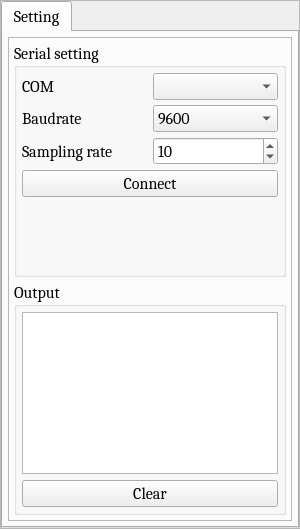
     <widget class="QFrame" name="frame">
      <property name="sizePolicy">
       <sizepolicy hsizetype="Preferred" vsizetype="Preferred">
        <horstretch>0</horstretch>
        <verstretch>0</verstretch>
       </sizepolicy>
      </property>
      <property name="frameShape">
       <enum>QFrame::StyledPanel</enum>
      </property>
      <property name="frameShadow">
       <enum>QFrame::Raised</enum>
      </property>
      <layout class="QHBoxLayout" name="horizontalLayout_2">
       <property name="spacing">
        <number>0</number>
       </property>
       <property name="leftMargin">
        <number>0</number>
       </property>
       <property name="topMargin">
        <number>0</number>
       </property>
       <property name="rightMargin">
        <number>0</number>
       </property>
       <property name="bottomMargin">
        <number>0</number>
       </property>
       <item>
        <widget class="QTabWidget" name="tabWidget">
         <property name="sizePolicy">
          <sizepolicy hsizetype="Preferred" vsizetype="Preferred">
           <horstretch>0</horstretch>
           <verstretch>0</verstretch>
          </sizepolicy>
         </property>
         <property name="font">
          <font>
           <family>Cambria</family>
           <pointsize>12</pointsize>
          </font>
         </property>
         <property name="currentIndex">
          <number>0</number>
         </property>
         <widget class="QWidget" name="tab">
          <attribute name="title">
           <string>Setting</string>
          </attribute>
          <layout class="QVBoxLayout" name="verticalLayout_2">
           <property name="spacing">
            <number>5</number>
           </property>
           <property name="leftMargin">
            <number>5</number>
           </property>
           <property name="topMargin">
            <number>5</number>
           </property>
           <property name="rightMargin">
            <number>5</number>
           </property>
           <property name="bottomMargin">
            <number>5</number>
           </property>
           <item>
            <widget class="QFrame" name="Setting">
             <property name="frameShape">
              <enum>QFrame::StyledPanel</enum>
             </property>
             <property name="frameShadow">
              <enum>QFrame::Raised</enum>
             </property>
             <layout class="QVBoxLayout" name="verticalLayout_3" stretch="1,1">
              <property name="spacing">
               <number>5</number>
              </property>
              <property name="leftMargin">
               <number>5</number>
              </property>
              <property name="topMargin">
               <number>5</number>
              </property>
              <property name="rightMargin">
               <number>5</number>
              </property>
              <property name="bottomMargin">
               <number>5</number>
              </property>
              <item>
               <widget class="QGroupBox" name="SerialSetting">
                <property name="sizePolicy">
                 <sizepolicy hsizetype="Minimum" vsizetype="Minimum">
                  <horstretch>0</horstretch>
                  <verstretch>0</verstretch>
                 </sizepolicy>
                </property>
                <property name="font">
                 <font>
                  <family>Cambria</family>
                  <pointsize>12</pointsize>
                 </font>
                </property>
                <property name="title">
                 <string>Serial setting</string>
                </property>
                <layout class="QGridLayout" name="gridLayout_4" rowstretch="1,0,0,0,0">
                 <property name="leftMargin">
                  <number>5</number>
                 </property>
                 <property name="topMargin">
                  <number>5</number>
                 </property>
                 <property name="rightMargin">
                  <number>5</number>
                 </property>
                 <property name="bottomMargin">
                  <number>5</number>
                 </property>
                 <property name="spacing">
                  <number>5</number>
                 </property>
                 <item row="2" column="0">
                  <widget class="QLabel" name="label_3">
                   <property name="sizePolicy">
                    <sizepolicy hsizetype="Minimum" vsizetype="Minimum">
                     <horstretch>0</horstretch>
                     <verstretch>0</verstretch>
                    </sizepolicy>
                   </property>
                   <property name="minimumSize">
                    <size>
                     <width>4</width>
                     <height>4</height>
                    </size>
                   </property>
                   <property name="font">
                    <font>
                     <family>Cambria</family>
                     <pointsize>12</pointsize>
                    </font>
                   </property>
                   <property name="text">
                    <string>Sampling rate</string>
                   </property>
                  </widget>
                 </item>
                 <item row="0" column="1">
                  <widget class="QComboBox" name="COMComboBox">
                   <property name="font">
                    <font>
                     <family>Cambria</family>
                     <pointsize>12</pointsize>
                    </font>
                   </property>
                  </widget>
                 </item>
                 <item row="0" column="0">
                  <widget class="QLabel" name="label">
                   <property name="font">
                    <font>
                     <family>Cambria</family>
                     <pointsize>12</pointsize>
                    </font>
                   </property>
                   <property name="text">
                    <string>COM</string>
                   </property>
                  </widget>
                 </item>
                 <item row="1" column="1">
                  <widget class="QComboBox" name="BaudrateComboBox">
                   <property name="font">
                    <font>
                     <family>Cambria</family>
                     <pointsize>12</pointsize>
                    </font>
                   </property>
                   <item>
                    <property name="text">
                     <string>9600</string>
                    </property>
                   </item>
                  </widget>
                 </item>
                 <item row="4" column="0" colspan="2">
                  <spacer name="verticalSpacer">
                   <property name="orientation">
                    <enum>Qt::Vertical</enum>
                   </property>
                   <property name="sizeHint" stdset="0">
                    <size>
                     <width>20</width>
                     <height>40</height>
                    </size>
                   </property>
                  </spacer>
                 </item>
                 <item row="2" column="1">
                  <widget class="QSpinBox" name="samplingRateSpinBox">
                   <property name="font">
                    <font>
                     <family>Cambria</family>
                     <pointsize>12</pointsize>
                    </font>
                   </property>
                   <property name="value">
                    <number>10</number>
                   </property>
                  </widget>
                 </item>
                 <item row="1" column="0">
                  <widget class="QLabel" name="label_2">
                   <property name="font">
                    <font>
                     <family>Cambria</family>
                     <pointsize>12</pointsize>
                    </font>
                   </property>
                   <property name="text">
                    <string>Baudrate</string>
                   </property>
                  </widget>
                 </item>
                 <item row="3" column="0" colspan="2">
                  <widget class="QPushButton" name="btnConnect">
                   <property name="font">
                    <font>
                     <family>Cambria</family>
                     <pointsize>12</pointsize>
                    </font>
                   </property>
                   <property name="text">
                    <string>Connect</string>
                   </property>
                   <property name="iconSize">
                    <size>
                     <width>20</width>
                     <height>20</height>
                    </size>
                   </property>
                  </widget>
                 </item>
                </layout>
               </widget>
              </item>
              <item>
               <widget class="QGroupBox" name="Output">
                <property name="font">
                 <font>
                  <family>Cambria</family>
                  <pointsize>12</pointsize>
                  <weight>50</weight>
                  <bold>false</bold>
                 </font>
                </property>
                <property name="title">
                 <string>Output</string>
                </property>
                <layout class="QVBoxLayout" name="verticalLayout">
                 <property name="leftMargin">
                  <number>5</number>
                 </property>
                 <property name="topMargin">
                  <number>5</number>
                 </property>
                 <property name="rightMargin">
                  <number>5</number>
                 </property>
                 <property name="bottomMargin">
                  <number>5</number>
                 </property>
                 <item>
                  <widget class="QTextBrowser" name="outputTextEdit"/>
                 </item>
                 <item>
                  <widget class="QPushButton" name="btnClearOutput">
                   <property name="text">
                    <string>Clear</string>
                   </property>
                  </widget>
                 </item>
                </layout>
               </widget>
              </item>
             </layout>
            </widget>
           </item>
          </layout>
         </widget>
        </widget>
       </item>
      </layout>
     </widget>
